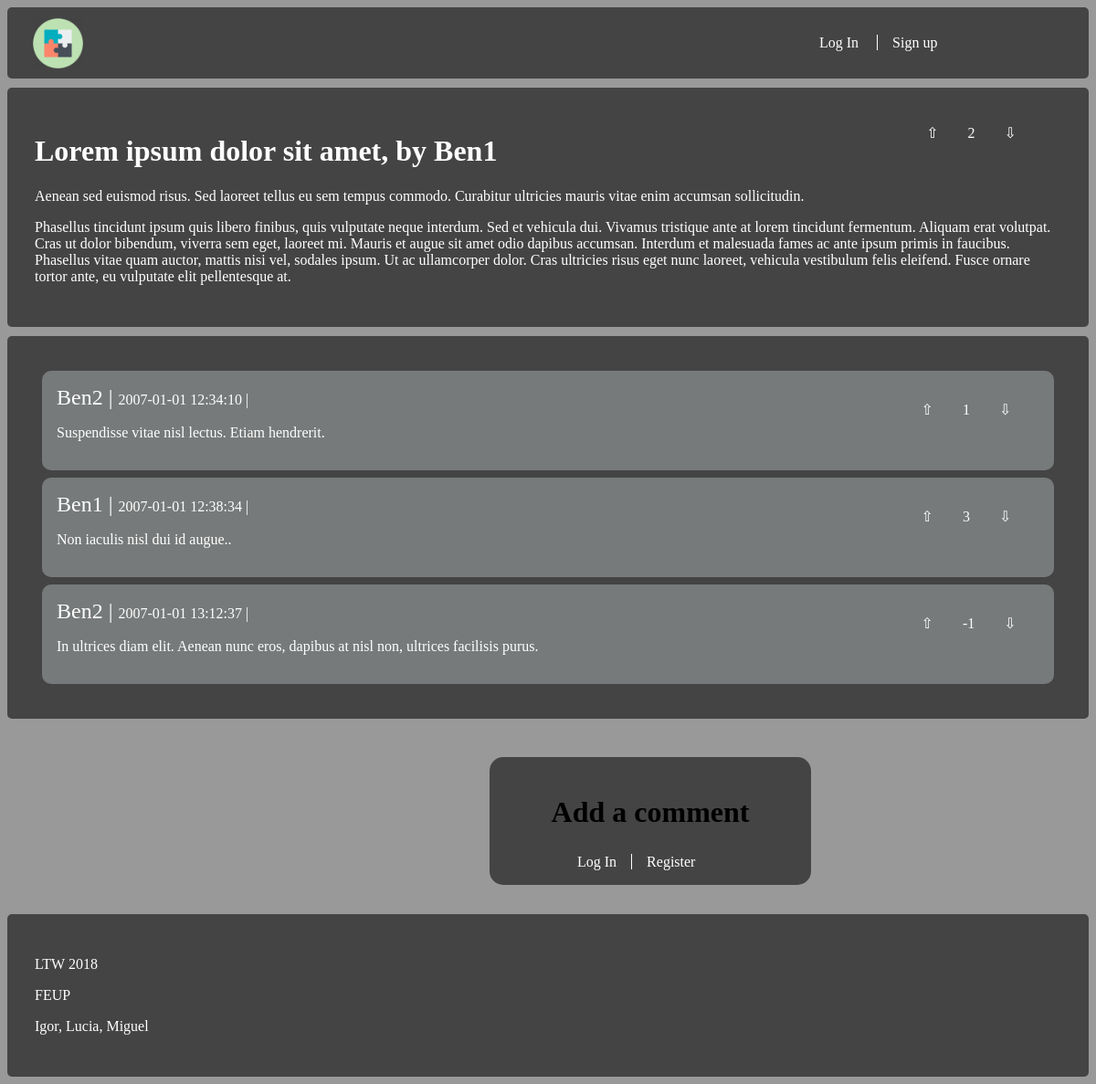
/story_item.php?id_story=1, run on an earlier commit of the app's database.
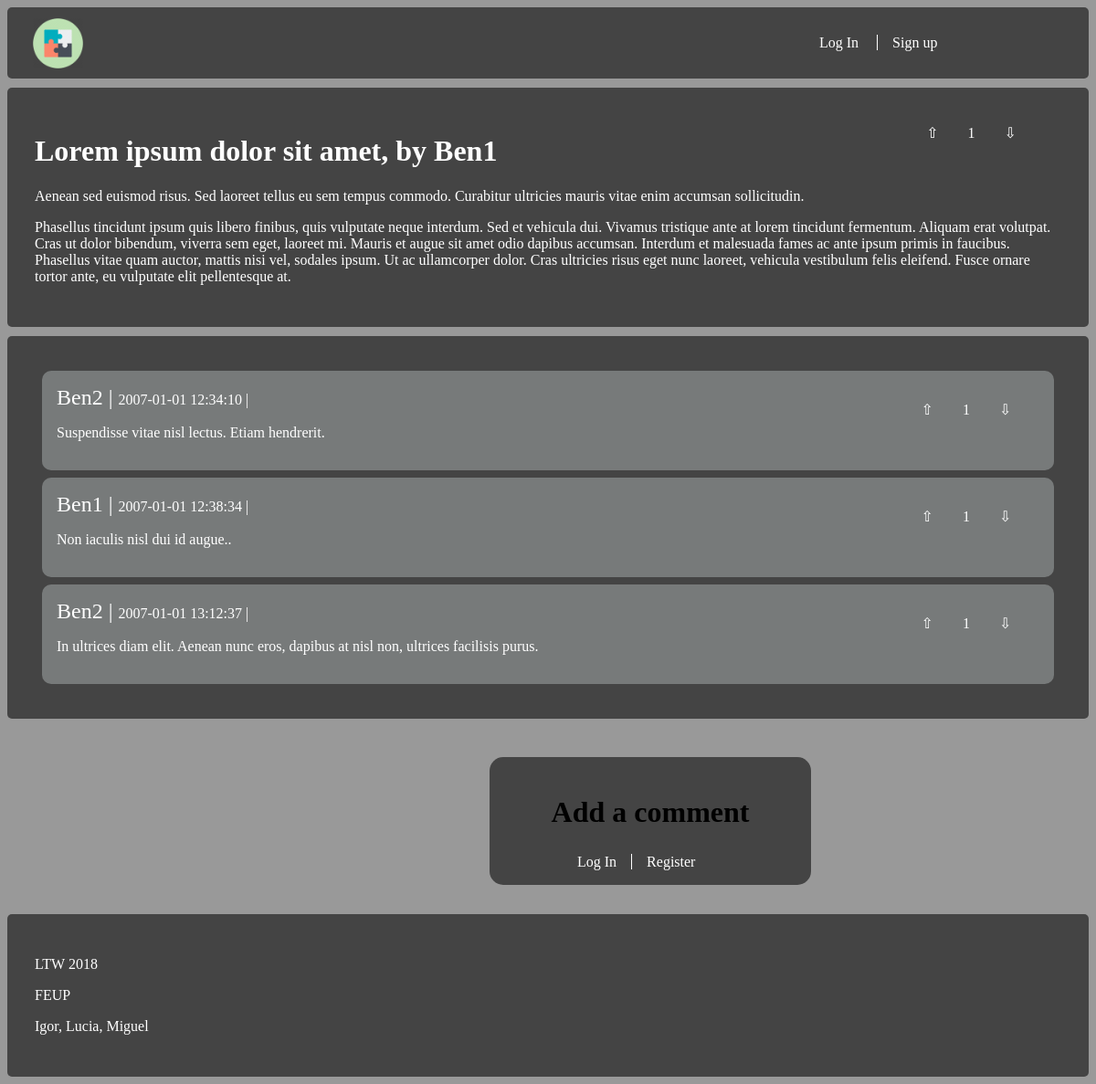
And on a later commit of the database.
### tables this page shows
CREATE TABLE stories (
    id_story INTEGER PRIMARY KEY,
    id_user VARCHAR REFERENCES users NOT NULL,
    published DATE NOT NULL,
    title VARCHAR NOT NULL,
    brief_intro VARCHAR NOT NULL,
    storie_text VARCHAR NOT NULL,
    plus INTEGER NOT NULL
);

CREATE TABLE comments (
    id_comment INTEGER,
    id_story INTEGER,
    id_user INTEGER REFERENCES users NOT NULL,
    published DATE NOT NULL,
    comment_text VARCHAR NOT NULL,
    plus INTEGER NOT NULL,
    PRIMARY KEY(id_comment, id_story)
);

CREATE TABLE users (
    id_user INTEGER PRIMARY KEY AUTOINCREMENT,
    username VARCHAR NOT NULL,
    password VARCHAR NOT NULL
);

### database/user.php (called while the page is built, shortened)
<?php
    function getUsername($id) {
        global $dbh;
        $stmt = $dbh->prepare("SELECT * FROM users WHERE id_user = ?");
        $stmt->execute(array($id));
        return $stmt->fetch()["username"];
    }
?>

### story_item.php (the view, shortened to what this page needs)
<!DOCTYPE html>
<html lang="en">
<?php
        $id_story = $_GET['id_story'];
        $db = new PDO('sqlite:database/stories_db.db');
        $stmt = $db->prepare("SELECT *
                               FROM stories
                               WHERE id_story = ?
                               ORDER BY published");
        $stmt->execute(array($id_story));
        $story =  $stmt->fetch();
?>
<head>
    <link rel="stylesheet" type="text/css" media="screen" href="style/layout.css" />
    <link rel="stylesheet" type="text/css" media="screen" href="style/main.css" />
</head>
<body>
<div class="wrapper">
<div class="box header">
    <section id="story">
        <?php
        include_once('includes/header.php');
        $stmt = $db->prepare("SELECT *
                               FROM comments
                               WHERE id_story = $id_story");
        $stmt->execute();
        $comments = $stmt->fetchAll();
        ?>
        </div>
        <div class = "box content">
        <?php
        echo '<div class="votes">';
		if($_SESSION["logged_in"]) {
			if(hasUpvotedStory($_SESSION["id_user"], $id_story))
				echo '<a href="action_upvote_story.php">⬆</a>';
			else
				echo '<a href="action_upvote_story.php">⇧</a>';
			echo $story['plus'];
			if(hasDownvotedStory($_SESSION["id_user"], $id_story))
				echo '<a href="action_downvote_story.php">⬇</a>';
			else
				echo '<a href="action_downvote_story.php">⇩</a>';
		} else {
			echo '<a href="login.php">⇧</a>';
			echo $story['plus'];
			echo '<a href="login.php">⇩</a>';
		}
        echo '</div>';
         echo '<h1>' . $story['title']  . ', by <a href="user_page.php?id_user=' . $story["id_user"] . '">' . getUsername($story["id_user"]) . '</a></h1>';
         echo '<p>' . $story['brief_intro'] . '</p>';
         echo '<p>'. $story['storie_text'] .'</p>';
         ?>
         </div>
         <div class = "box footer">
         <?php
         foreach($comments as $comment){
            ?>
            <div id = "comment">
            <?php
           echo '<article class="comment">';
             echo '<span><a href="user_page.php?id_user=' . $comment['id_user'] . '">' . getUsername($comment['id_user']) . '</a></span>';
             echo '<span>' . $comment['published'] . '</span>';
			 if($_SESSION["logged_in"]) {
				echo '<div class="votes"><a href="action_upvote.php';
				echo '?id_comment=' . $comment['id_comment'];
				echo '&id_story=' . $comment['id_story'];
				echo '&plus=' . $comment['plus'];
				if (hasUpvoted($_SESSION["id_user"], $comment['id_comment'], $comment['id_story']))
					echo '">⬆</a>';
				else
					echo '">⇧</a>';
				echo $comment['plus'];
				echo '<a href="action_downvote.php';
				echo '?id_comment=' . $comment['id_comment'];
				echo '&id_story=' . $comment['id_story'];
				echo '&plus=' . $comment['plus'];
				if (hasDownvoted($_SESSION["id_user"], $comment['id_comment'], $comment['id_story']))
					echo '">⬇</a></div>';
				else
					echo '">⇩</a></div>';
			 } else {
				echo '<div class="votes"><a href="login.php';
				echo '">⇧</a>';
				echo $comment['plus'];
				echo '<a href="login.php';
				echo '">⇩</a></div>';
			 }
             echo '<p>' . $comment['comment_text'] . '</p>';
           echo '</article>';
           ?>
           </div>
           <?php
         }?>
         </div>
         <form action="add_comment.php" method="post">
            <h2>Add a comment</h2>
            <?php
                if ($_SESSION["logged_in"]) {?>
            <label>Username:
                <?php echo $_SESSION["username"]; ?>
            </label>
            <input type="hidden" name="username" value="<?=$_SESSION["username"]?>">
            <label>Comment
                <textarea name="text"></textarea>
            </label>
            <input type="hidden" name="id" value="<?=$id_story?>">
            <input type="submit" value="Reply">
            <?php } else {
                ?>
                <div id = "links">
                <?php
                echo '<a href="login.php">Log In</a>';
                echo '<a href="register.php">Register</a>';
                ?>
                </div>
                <?php
            }?>
        </form>
    </div>
<?php include_once('includes/footer.php'); ?>
</body>
</html>

What changed in the data, as far as the page shows it:
removed comments: id_user.username "Ben2", published "2007-01-01 13:12:37", plus "-1", comment_text "In ultrices diam elit. Aenean nunc eros, dapibus at nisl non, ultrices facilisis purus."
changed stories "Lorem ipsum dolor sit amet": plus "2" → "1"
changed comments "Ben1": plus "3" → "1"
added comments: id_user.username "Ben2", published "2007-01-01 13:12:37", plus "1", comment_text "In ultrices diam elit. Aenean nunc eros, dapibus at nisl non, ultrices facilisis purus."
